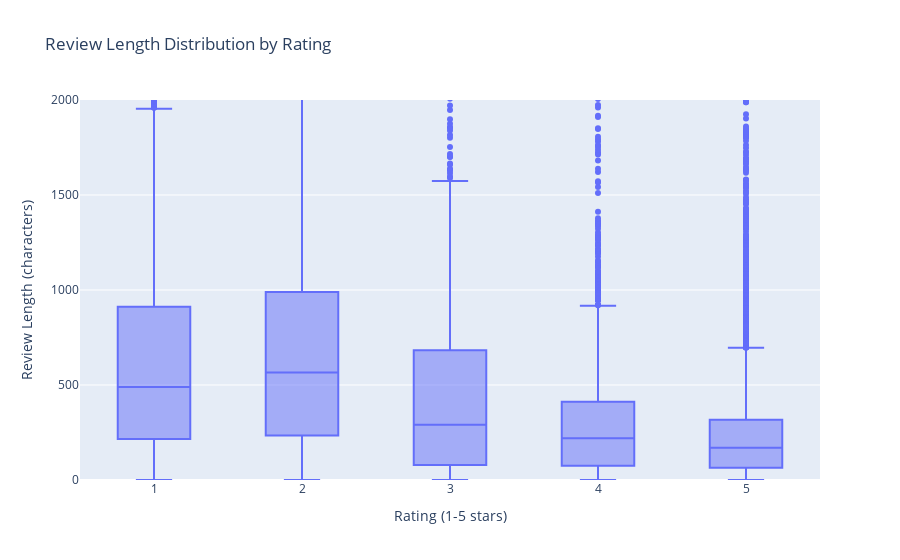
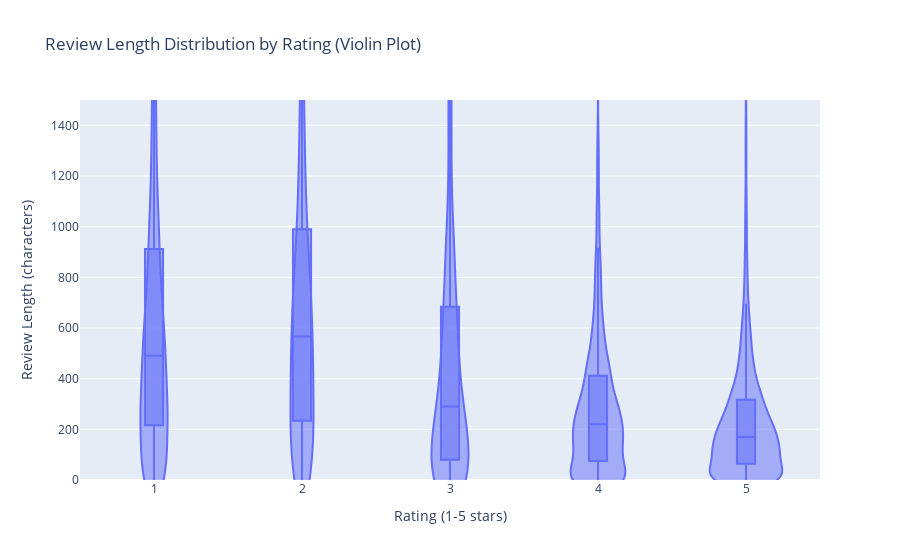

The notebook cell these images were saved under, in order:
### Markdown cell above
---

## Question 3: Review Length vs. Rating Distribution

### Code cell
# Q3: Review length by rating
length_stats = df_master.groupby('review_rating')['review_length_chars'].agg(['median', 'mean', 'count']).round(0)
print("Review Length Statistics by Rating:")
display(length_stats)

# Box plot
fig5 = px.box(
    df_master.dropna(subset=['review_rating']),
    x='review_rating', y='review_length_chars',
    title='Review Length Distribution by Rating',
    labels={'review_rating': 'Rating (1-5 stars)', 'review_length_chars': 'Review Length (characters)'}
)
fig5.update_layout(yaxis_range=[0, 2000])  # Cap for visibility
fig5.show()

# Violin plot for better distribution view
fig6 = px.violin(
    df_master.dropna(subset=['review_rating']),
    x='review_rating', y='review_length_chars',
    box=True, points=False,
    title='Review Length Distribution by Rating (Violin Plot)',
    labels={'review_rating': 'Rating (1-5 stars)', 'review_length_chars': 'Review Length (characters)'}
)
fig6.update_layout(yaxis_range=[0, 1500])
fig6.show()

### Figure 1 — Plotly figure (JSON) as saved in the notebook; plotly's stock layout.template omitted (floating-point values rounded to 4 significant figures; data arrays with more than 128 entries replaced by an {"elided": "..."} marker saying what was removed)
{"data": [{"alignmentgroup": "True", "hovertemplate": "Rating (1-5 stars)=%{x}<br>Review Length (characters)=%{y}<extra></extra>", "legendgroup": "", "marker": {"color": "#636efa"}, "name": "", "notched": false, "offsetgroup": "", "orientation": "v", "showlegend": false, "type": "box", "x": {"elided": "16850 int values"}, "x0": " ", "xaxis": "x", "y": {"elided": "16850 int values"}, "y0": " ", "yaxis": "y"}], "layout": {"boxmode": "group", "legend": {"tracegroupgap": 0}, "title": {"text": "Review Length Distribution by Rating"}, "xaxis": {"anchor": "y", "domain": [0, 1], "title": {"text": "Rating (1-5 stars)"}}, "yaxis": {"anchor": "x", "domain": [0, 1], "range": [0, 2000], "title": {"text": "Review Length (characters)"}}}}

### Figure 2 — Plotly figure (JSON) as saved in the notebook; plotly's stock layout.template omitted (floating-point values rounded to 4 significant figures; data arrays with more than 128 entries replaced by an {"elided": "..."} marker saying what was removed)
{"data": [{"alignmentgroup": "True", "box": {"visible": true}, "hovertemplate": "Rating (1-5 stars)=%{x}<br>Review Length (characters)=%{y}<extra></extra>", "legendgroup": "", "marker": {"color": "#636efa"}, "name": "", "offsetgroup": "", "orientation": "v", "points": false, "scalegroup": "True", "showlegend": false, "type": "violin", "x": {"elided": "16850 int values"}, "x0": " ", "xaxis": "x", "y": {"elided": "16850 int values"}, "y0": " ", "yaxis": "y"}], "layout": {"legend": {"tracegroupgap": 0}, "title": {"text": "Review Length Distribution by Rating (Violin Plot)"}, "violinmode": "group", "xaxis": {"anchor": "y", "domain": [0, 1], "title": {"text": "Rating (1-5 stars)"}}, "yaxis": {"anchor": "x", "domain": [0, 1], "range": [0, 1500], "title": {"text": "Review Length (characters)"}}}}
